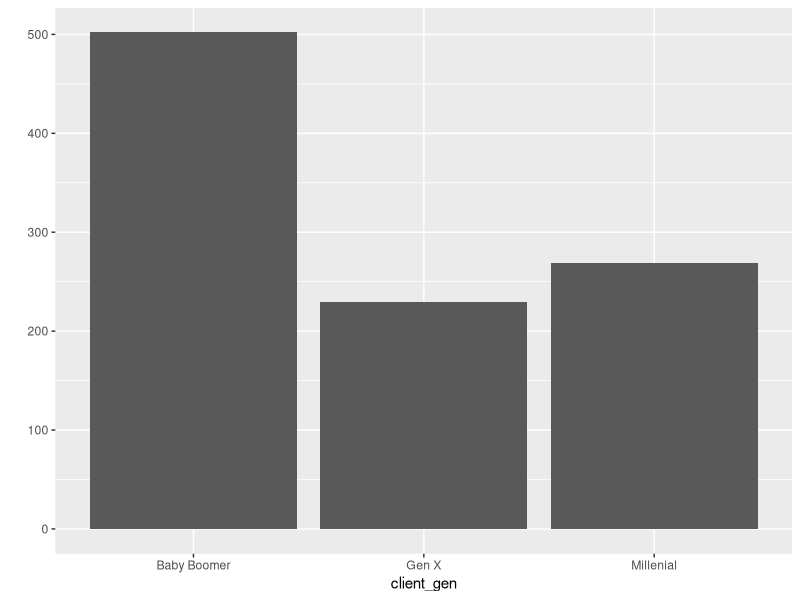
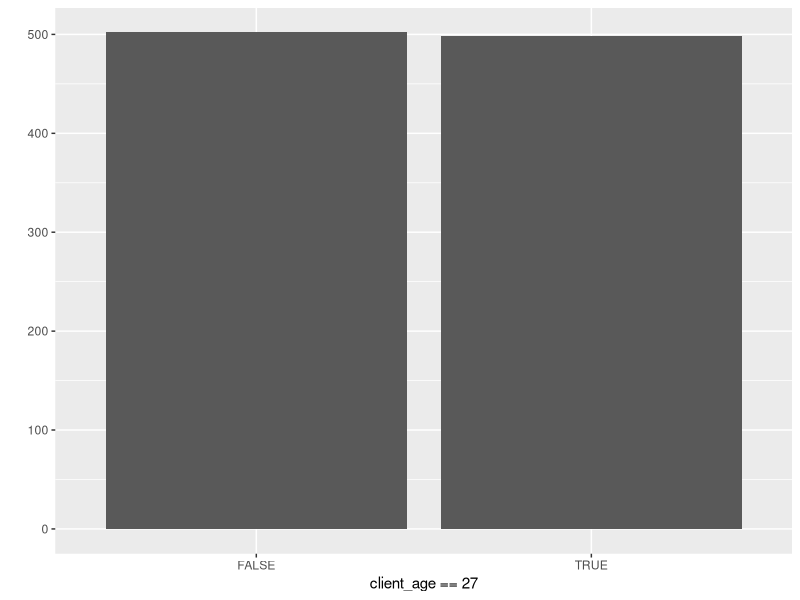
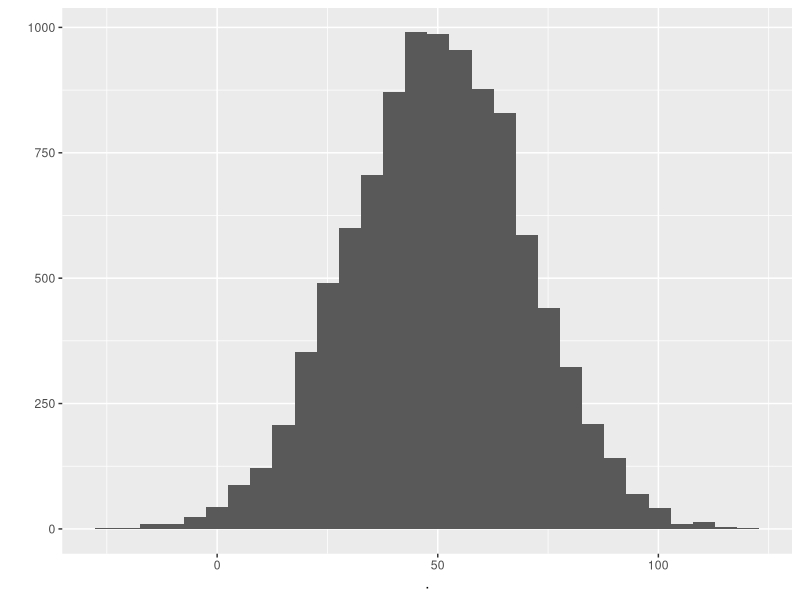
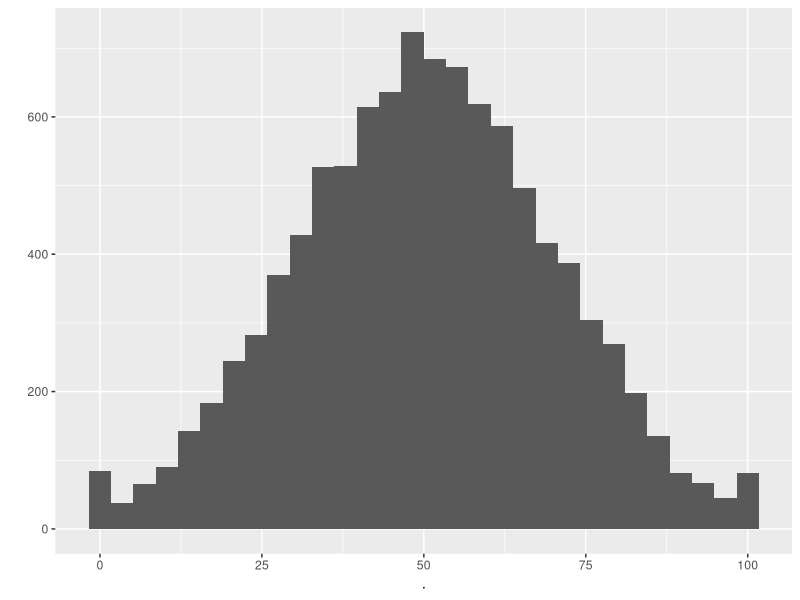
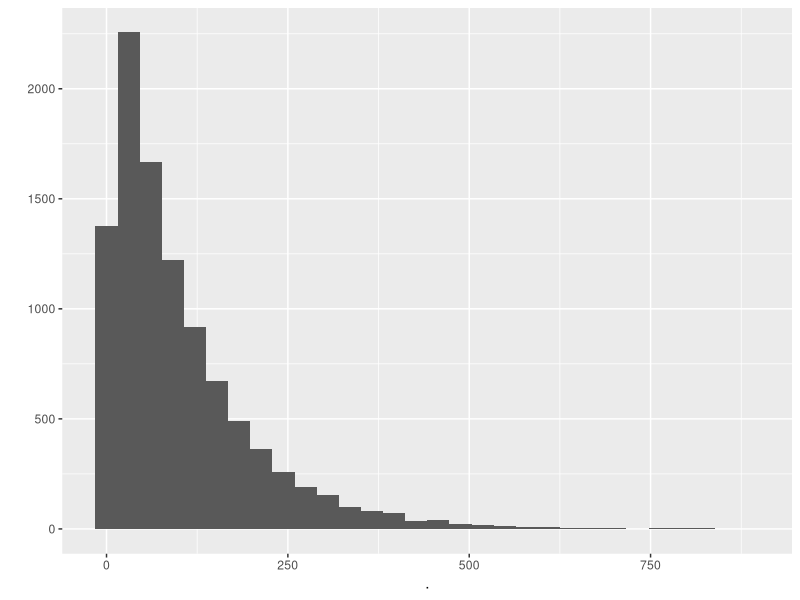
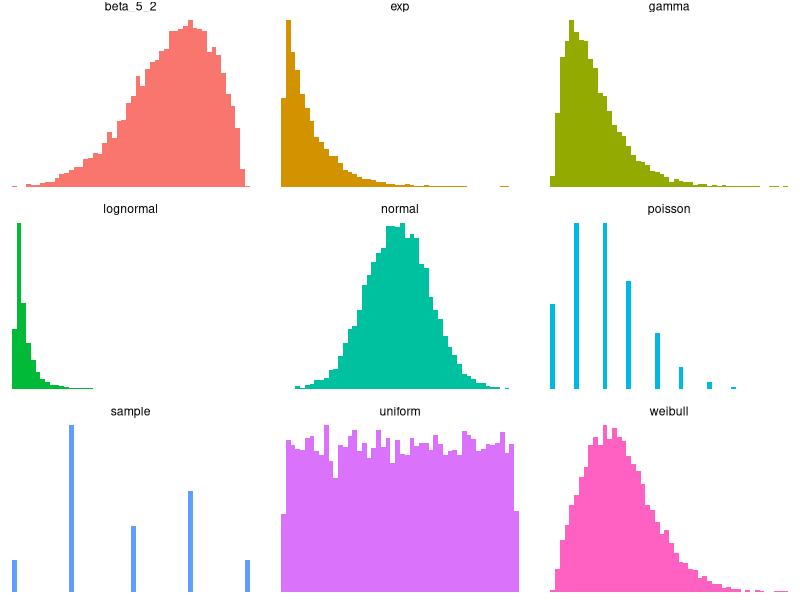

These figures' R source, in order:
## ---- chunk 1
knitr::opts_chunk$set(warning = FALSE, message = FALSE, echo=TRUE) 
## ---- chunk 2
library(dplyr)
library(ggplot2)
## ---- chunk 3
set.seed(61)

k <- 7

id <- 1:k
name <- c("Frank","Dorian","Eva","Elena","Andy","Barbara","Yvonne")
age <- rnorm(k,mean=30,sd=10) %>% pmax(18) %>% round()
ocupation <- sample(c("analyst","manager","sr analyst"),k,replace=T,prob=c(10,2,3))
balance <- rexp(k,rate=0.001) %>% round(2)
married <- sample(c("Yes","No"),k,replace=T,prob=c(0.6,0.4))

data <- data.frame(client_id=id,name,age,ocupation,balance,married_flg=married)
data
## ---- chunk 4
set.seed(64)
## ---- chunk 5
client_gen <- c("Millenial","Gen X","Millenial",
                "Baby Boomer","Gen X","Millenial","Gen X")

data.frame(id=1:7,client_gen)
## ---- chunk 6
client_gen <- sample(c("Millenial","Gen X","Baby Boomer"),7,replace=TRUE)

data.frame(id=1:7,client_gen)
## ---- chunk 7
client_gen <- sample(c("Millenial","Gen X","Baby Boomer"), 1000, replace=TRUE, prob=c(0.25,0.25,0.5))

qplot(client_gen)
## ---- chunk 8
client_age <- sample(1:100,size=7,replace=TRUE)

data.frame(id=1:7,client_age)
## ---- chunk 9
client_age <- sample(1:100,size=1000,replace=TRUE,prob=c(rep(1,26),99,rep(1,73)))

qplot(client_age==27)
## ---- chunk 10
client_age <- runif(7,min=1,max=100)

data.frame(id=1:7,client_age)
## ---- chunk 11
runif(10000,1,100) %>% round() %>% head(10)
## ---- chunk 12
rnorm(10000,mean=50,sd=20) %>% qplot()
## ---- chunk 13
rnorm(10000,mean=50,sd=20) %>% pmax(0) %>% pmin(100) %>% qplot()
## ---- chunk 14
rexp(10000,rate=0.01) %>% qplot()
## ---- chunk 15
N <- 10000

uniform <- runif(N)
normal <- rnorm(N)
beta_5_2 <- rbeta(N,5,2)
sample <- sample(1:5,N,replace=TRUE,c(1,5,2,3,1))
exp <- rexp(N,0.1)
weibull <- rweibull(N,2)
gamma <- rgamma(N,2)
lognormal <- rlnorm(N)
poisson <- rpois(N,lambda=2)

df <- data.frame(uniform,normal,beta_5_2,sample,exp,weibull,gamma,
                 lognormal,poisson)

df_long <- df %>% tidyr::pivot_longer(cols=everything(),names_to="distribution",values_to="dist")


df_long %>%
  ggplot(aes(x=dist,fill=distribution))+
  geom_histogram(bins=50)+
  facet_wrap(~distribution,scales="free")+
  theme_void()+
  theme(legend.position="none",
        axis.text.y=element_blank(),
        axis.title=element_blank())

## ---- chunk 16
set.seed(61)

k <- 7

id <- 1:k
name <- c("Frank","Dorian","Eva","Elena","Andy","Barbara","Yvonne")
age <- rnorm(k,mean=30,sd=10) %>% pmax(18) %>% round()
ocupation <- sample(c("analyst","manager","sr analyst"),k,replace=T,prob=c(10,2,3))
balance <- rexp(k,rate=0.001) %>% round(2)
married <- sample(c("Yes","No"),k,replace=T,prob=c(0.6,0.4))

data <- data.frame(client_id=id,name,age,ocupation,balance,married_flg=married)
data
